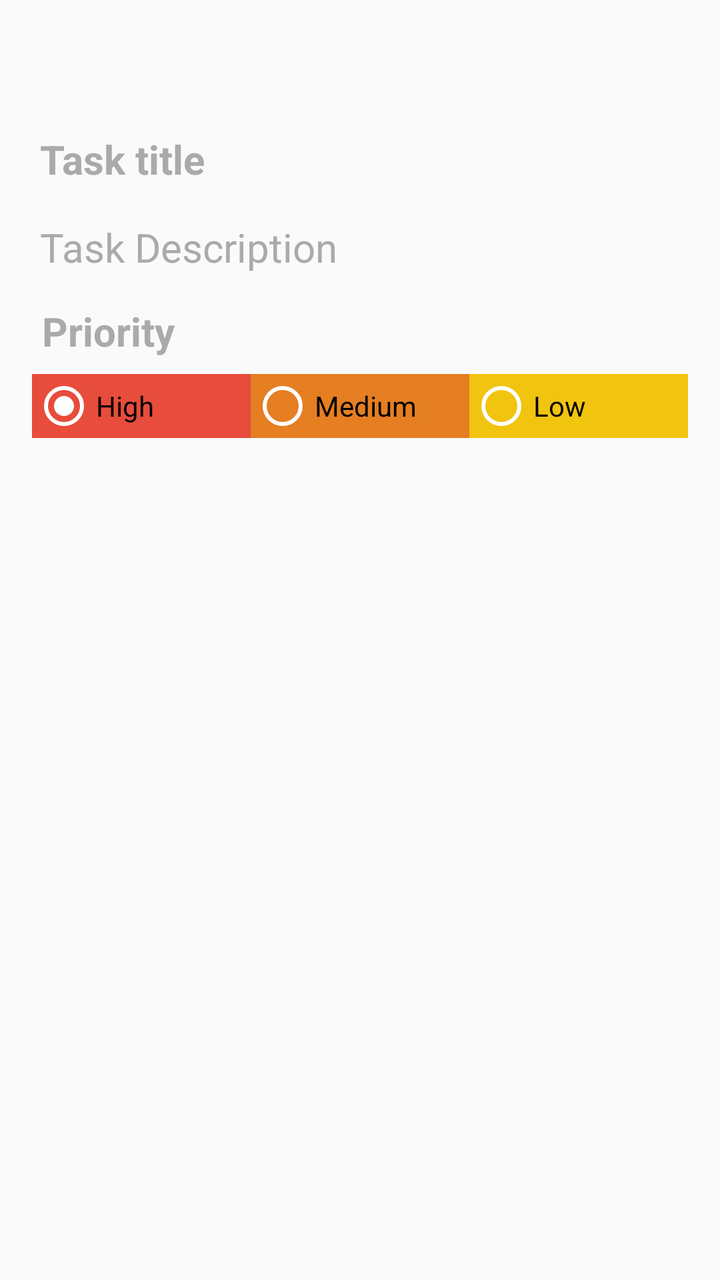
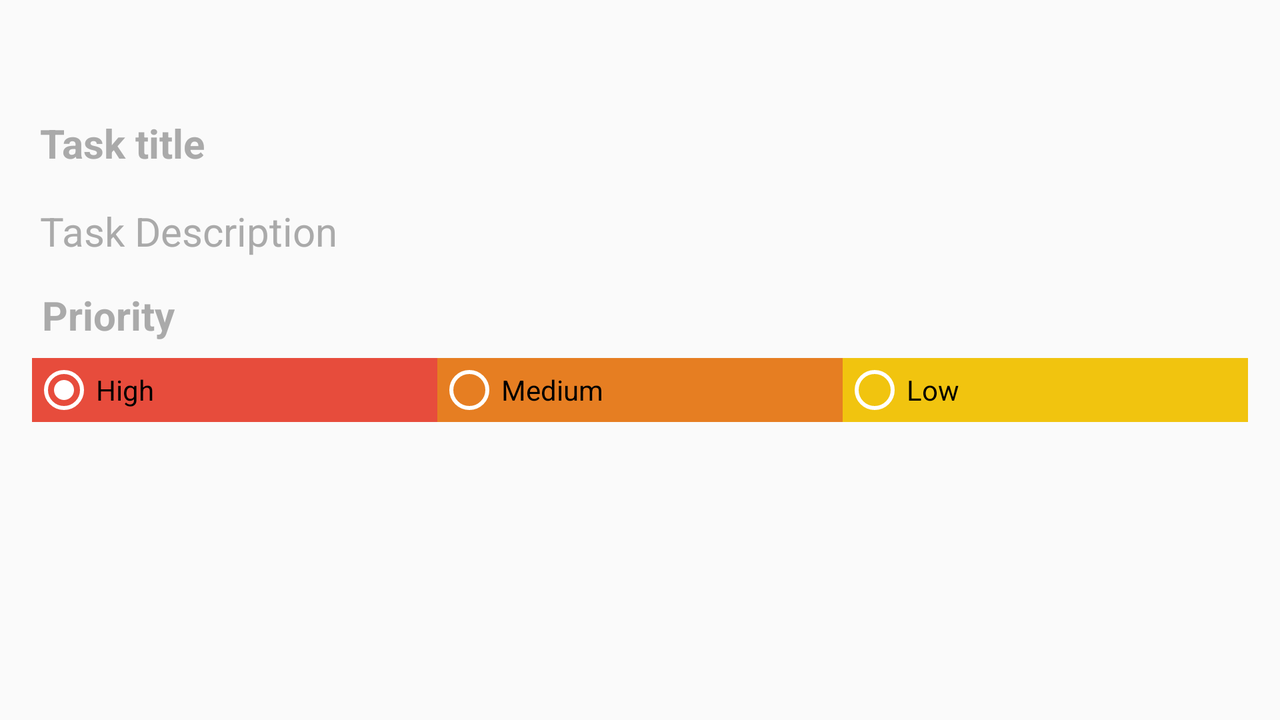

An Android layout and its configuration variant, each rendered on a device that would load it. The default file and the variant file are quoted in full after the pictures.
<!-- AndroidManifest.xml: application theme AppTheme -->
<!-- res/layout/activity_edit_task.xml -->
<?xml version="1.0" encoding="utf-8"?>
<LinearLayout xmlns:android="http://schemas.android.com/apk/res/android"
    xmlns:app="http://schemas.android.com/apk/res-auto"
    xmlns:tools="http://schemas.android.com/tools"
    android:layout_width="match_parent"
    android:layout_height="match_parent"
    android:orientation="vertical"
    tools:context=".tasks.EditTask"
    android:background="@drawable/list_item_shape">

    <androidx.appcompat.widget.Toolbar
        android:id="@+id/toolbar"
        android:layout_width="match_parent"
        android:layout_height="?attr/actionBarSize"
        android:background="@color/colorToolbar"
        android:theme="@style/ThemeOverlay.AppCompat.ActionBar"
        app:titleTextColor="@android:color/white" />

    <LinearLayout
        android:layout_width="match_parent"
        android:layout_height="match_parent"
        android:orientation="vertical"
        android:paddingLeft="16dp"
        android:paddingRight="16dp">

        <EditText
            android:id="@+id/editTextTaskTitle"
            android:layout_width="match_parent"
            android:layout_height="wrap_content"
            android:hint="Task title"
            android:inputType="text"
            android:textColor="@android:color/white"
            android:textColorHint="@android:color/darker_gray"
            android:textColorLink="@color/colorAccent"
            android:textSize="20sp"
            app:backgroundTint="#00000000"
            android:textStyle="bold"
            />

        <EditText
            android:id="@+id/editTextTaskDescription"
            android:layout_width="match_parent"
            android:layout_height="wrap_content"
            android:hint="Task Description"
            android:inputType="textMultiLine"
            android:textColor="@android:color/white"
            android:textColorHint="@android:color/darker_gray"
            android:textColorLink="@color/colorAccent"
            android:textSize="20sp"
            app:backgroundTint="#00000000" />

        <TextView
            style="@style/TextAppearance.AppCompat.Medium"
            android:layout_width="wrap_content"
            android:layout_height="wrap_content"
            android:layout_marginTop="8dp"
            android:layout_marginBottom="8dp"
            android:text="Priority"
            android:layout_marginLeft="5dp"
            android:textColor="@android:color/darker_gray"
            android:textSize="20sp"
            app:backgroundTint="#00000000"
            android:textStyle="bold"/>

        
        <RadioGroup
            android:id="@+id/radioGroup"
            android:layout_width="match_parent"
            android:layout_height="wrap_content"
            android:layout_gravity="center"
            android:layout_marginBottom="200dp"
            android:orientation="horizontal"
            android:weightSum="3">

            <RadioButton
                android:id="@+id/radButton1"
                android:layout_width="0dp"
                android:layout_height="match_parent"
                android:layout_weight="1"
                android:background="@color/materialRed"
                android:checked="true"
                android:text="@string/high_priority"
                android:theme="@style/WhiteRadioButton" />

            <RadioButton
                android:id="@+id/radButton2"
                android:layout_width="0dp"
                android:layout_height="match_parent"
                android:layout_weight="1"
                android:background="@color/materialOrange"
                android:text="@string/med_priority"
                android:theme="@style/WhiteRadioButton" />

            <RadioButton
                android:id="@+id/radButton3"
                android:layout_width="0dp"
                android:layout_height="match_parent"
                android:layout_weight="1"
                android:background="@color/materialYellow"
                android:text="@string/low_priority"
                android:theme="@style/WhiteRadioButton" />

        </RadioGroup>
    </LinearLayout>
</LinearLayout>
<!-- resources referenced by this layout -->
<resources>
  <color name="colorAccent">#03DAC5</color>
  <color name="materialOrange">#E67E22</color>
  <color name="materialRed">#E74C3C</color>
  <color name="materialYellow">#F1C40F</color>
  <!-- drawable list_item_shape (drawable) -->
  <?xml version="1.0" encoding="utf-8"?>
  <shape xmlns:android="http://schemas.android.com/apk/res/android"
      android:shape="rectangle">
  
      <solid android:color="@color/colorListItem"/>
  
      <corners
          android:radius="5dp"/>
  </shape>
  <string name="high_priority">High</string>
  <string name="low_priority">Low</string>
  <string name="med_priority">Medium</string>
  <style name="WhiteRadioButton" parent="Theme.AppCompat.Light.DarkActionBar">
          <item name="colorControlNormal">@android:color/white</item>
          <item name="colorControlActivated">@android:color/white</item>
      </style>
  <style name="AppTheme" parent="Theme.AppCompat.Light.DarkActionBar">
          
          <item name="colorPrimary">@color/colorPrimary</item>
          <item name="colorPrimaryDark">@color/colorPrimaryDark</item>
          <item name="colorAccent">@color/colorAccent</item>
          <item name="windowActionBar">false</item>
          <item name="windowNoTitle">true</item>
      </style>
  <color name="colorPrimary">#6200EE</color>
  <color name="colorPrimaryDark">#3700B3</color>
</resources>
<!-- res/layout-land/activity_edit_task.xml (the repository's variant of the layout above) -->
<!-- drawn on the phone turned sideways -->
<?xml version="1.0" encoding="utf-8"?>
<LinearLayout xmlns:android="http://schemas.android.com/apk/res/android"
    xmlns:app="http://schemas.android.com/apk/res-auto"
    xmlns:tools="http://schemas.android.com/tools"
    android:layout_width="match_parent"
    android:layout_height="match_parent"
    android:orientation="vertical"
    tools:context=".tasks.EditTask"
    android:background="@drawable/list_item_shape">

    <androidx.appcompat.widget.Toolbar
        android:id="@+id/toolbar"
        android:layout_width="match_parent"
        android:layout_height="?attr/actionBarSize"
        android:background="@color/colorToolbar"
        android:theme="@style/ThemeOverlay.AppCompat.ActionBar"
        app:titleTextColor="@android:color/white" />

    <LinearLayout
        android:layout_width="match_parent"
        android:layout_height="match_parent"
        android:orientation="vertical"
        android:paddingLeft="16dp"
        android:paddingRight="16dp">

        <EditText
            android:id="@+id/editTextTaskTitle"
            android:layout_width="match_parent"
            android:layout_height="wrap_content"
            android:hint="Task title"
            android:inputType="text"
            android:textColor="@android:color/white"
            android:textColorHint="@android:color/darker_gray"
            android:textColorLink="@color/colorAccent"
            android:textSize="20sp"
            app:backgroundTint="#00000000"
            android:textStyle="bold"
            />

        <EditText
            android:id="@+id/editTextTaskDescription"
            android:layout_width="match_parent"
            android:layout_height="wrap_content"
            android:hint="Task Description"
            android:inputType="textMultiLine"
            android:textColor="@android:color/white"
            android:textColorHint="@android:color/darker_gray"
            android:textColorLink="@color/colorAccent"
            android:textSize="20sp"
            app:backgroundTint="#00000000" />

        <TextView
            style="@style/TextAppearance.AppCompat.Medium"
            android:layout_width="wrap_content"
            android:layout_height="wrap_content"
            android:layout_marginTop="8dp"
            android:layout_marginBottom="8dp"
            android:text="Priority"
            android:layout_marginLeft="5dp"
            android:textColor="@android:color/darker_gray"
            android:textSize="20sp"
            app:backgroundTint="#00000000"
            android:textStyle="bold"/>

        <androidx.constraintlayout.widget.ConstraintLayout
            android:layout_width="match_parent"
            android:layout_height="match_parent">
            
            <RadioGroup
                android:id="@+id/radioGroup"
                android:layout_width="match_parent"
                android:layout_height="wrap_content"
                android:layout_gravity="center"
                android:layout_marginBottom="200dp"
                android:orientation="horizontal"
                app:layout_constraintTop_toBottomOf="@+id/priorityTextView"
                >

                <RadioButton
                    android:id="@+id/radButton1"
                    android:layout_width="0dp"
                    android:layout_height="match_parent"
                    android:layout_weight="1"
                    android:background="@color/materialRed"
                    android:checked="true"
                    android:text="@string/high_priority"
                    android:theme="@style/WhiteRadioButton" />

                <RadioButton
                    android:id="@+id/radButton2"
                    android:layout_width="0dp"
                    android:layout_height="match_parent"
                    android:layout_weight="1"
                    android:background="@color/materialOrange"
                    android:text="@string/med_priority"
                    android:theme="@style/WhiteRadioButton" />

                <RadioButton
                    android:id="@+id/radButton3"
                    android:layout_width="0dp"
                    android:layout_height="match_parent"
                    android:layout_weight="1"
                    android:background="@color/materialYellow"
                    android:text="@string/low_priority"
                    android:theme="@style/WhiteRadioButton" />

            </RadioGroup>
        </androidx.constraintlayout.widget.ConstraintLayout>

    </LinearLayout>
</LinearLayout>
